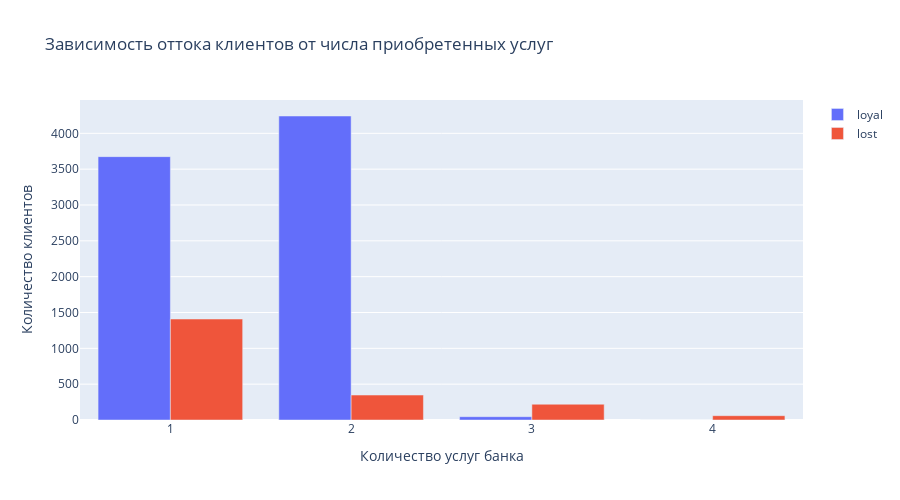

Notebook code cell kept with this figure:
### Markdown cell above
### <center>9.7. Как отток клиентов зависит от числа приобретённых у банка услуг?

### Code cell
#задаем переменную для построения диаграммы
copied_df['Loyalty'] = copied_df['Exited'].apply(lambda x: 'loyal' if x==0 else 'lost')
group_bar = copied_df.groupby('NumOfProducts')['Exited'].agg(['sum', 'count']).reset_index()
group_bar.rename(columns={'sum': 'lost'}, inplace=True)
group_bar['loyal'] = group_bar['count'] - group_bar['lost']
group_bar.drop('count', axis=1, inplace=True)
#строим многоуровневую столбчатую диаграмму зависимости оттока клиентов от числа приобретенных услуг
fig = px.bar(
    data_frame=group_bar,
    x='NumOfProducts',
    y=['loyal', 'lost'],
    barmode='group',
    height=500,
    width=900,
    title='Зависимость оттока клиентов от числа приобретенных услуг'
)
fig.layout.xaxis.title = 'Количество услуг банка'
fig.layout.yaxis.title = 'Количество клиентов'
fig.layout.legend.title = None
fig.show()
fig.write_html("plotly/NumOfProducts.html")
fig.write_image("plotly/NumOfProducts.png")

### Figure 1 — Plotly figure (JSON) as saved in the notebook; plotly's stock layout.template omitted (floating-point values rounded to 4 significant figures)
{"data": [{"alignmentgroup": "True", "hovertemplate": "variable=loyal<br>NumOfProducts=%{x}<br>value=%{y}<extra></extra>", "legendgroup": "loyal", "marker": {"color": "#636efa", "pattern": {"shape": ""}}, "name": "loyal", "offsetgroup": "loyal", "orientation": "v", "showlegend": true, "textposition": "auto", "type": "bar", "x": [1, 2, 3, 4], "xaxis": "x", "y": [3675, 4242, 46, 0], "yaxis": "y"}, {"alignmentgroup": "True", "hovertemplate": "variable=lost<br>NumOfProducts=%{x}<br>value=%{y}<extra></extra>", "legendgroup": "lost", "marker": {"color": "#EF553B", "pattern": {"shape": ""}}, "name": "lost", "offsetgroup": "lost", "orientation": "v", "showlegend": true, "textposition": "auto", "type": "bar", "x": [1, 2, 3, 4], "xaxis": "x", "y": [1409, 348, 220, 60], "yaxis": "y"}], "layout": {"barmode": "group", "height": 500, "legend": {"tracegroupgap": 0}, "title": {"text": "Зависимость оттока клиентов от числа приобретенных услуг"}, "width": 900, "xaxis": {"anchor": "y", "domain": [0, 1], "title": {"text": "Количество услуг банка"}}, "yaxis": {"anchor": "x", "domain": [0, 1], "title": {"text": "Количество клиентов"}}}}
